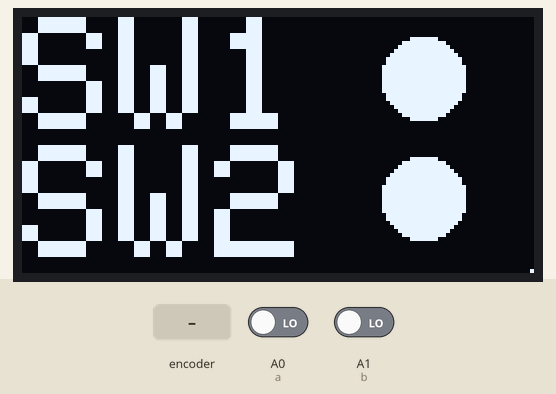
Simulated run of this sketch. Board: Arduino Uno, built with avr-gcc and run on an emulated ATmega328P. Parts: 128×64 one-colour display. The test bench sets the inputs (shaded band); at power-on: A0 (a) LOW, A1 (b) LOW.

Above: at 1.2 s.
1.3 s: rotary encoder on A0 (a) / A1 (b) turned 3 steps (first pin leading)
At 1.75 s:
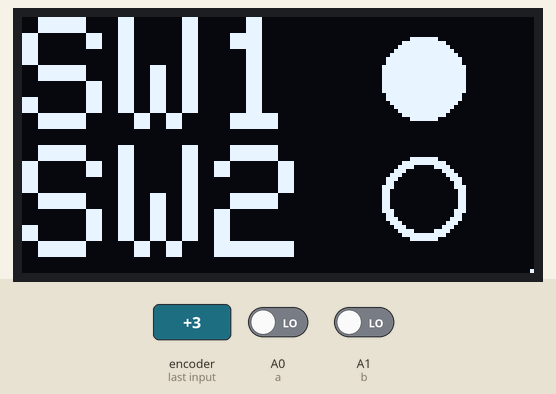
At 3.1 s:
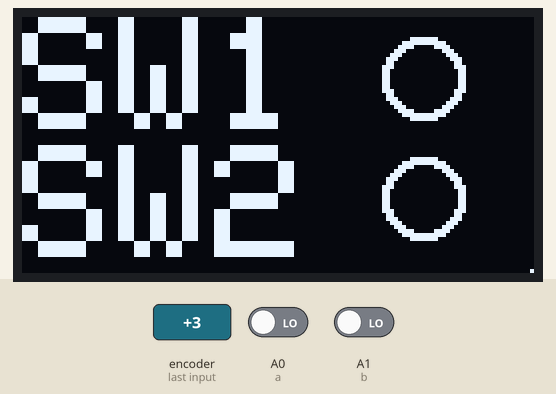
Timing chart, 0 to 4.6 s (numbered marks = the images above; inputs shaded):
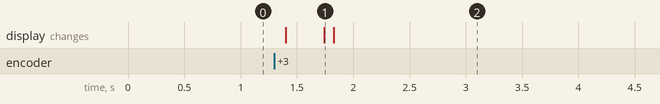

Measured:
- after the input at 1.3 s, the display: first changes after 0.10 s (image 1 shows a later state)

The sketch:

Lab7-1.ino
```cpp
#include <SPI.h>
#include <Wire.h>
#include <Adafruit_GFX.h>
#include <Adafruit_SSD1306.h>
#define a A0
#define b A1
#define SCREEN_WIDTH 128 // OLED display width, in pixels
#define SCREEN_HEIGHT 64 // OLED display height, in pixels
#define OLED_RESET     -1 // Reset pin # (or -1 if sharing Arduino reset pin)
Adafruit_SSD1306 display(SCREEN_WIDTH, SCREEN_HEIGHT, &Wire, OLED_RESET);
void setup() {
display.begin(SSD1306_SWITCHCAPVCC, 0x3c); //initialize I2C addr 0x3c
display.clearDisplay(); // clears the screen and buffer
display.drawPixel(127, 63, WHITE);
pinMode(A0,INPUT);
pinMode(1,INPUT);
display.setTextSize(4);
display.setTextColor(WHITE);
display.setCursor(0,0);
display.println("SW1");
display.println("SW2");
display.fillCircle(100, 15, 10, WHITE);
display.fillCircle(100, 45, 10, WHITE);
display.display();
}

void loop() {
  display.fillCircle(100, 15, 10, WHITE);
display.fillCircle(100, 45, 10, WHITE);
  if(digitalRead(a)==1){
    display.fillCircle(100, 15, 8, BLACK);
  }
  if(digitalRead(b)==1){
    display.fillCircle(100, 45, 8, BLACK);
  }

  display.display();
  }
```
